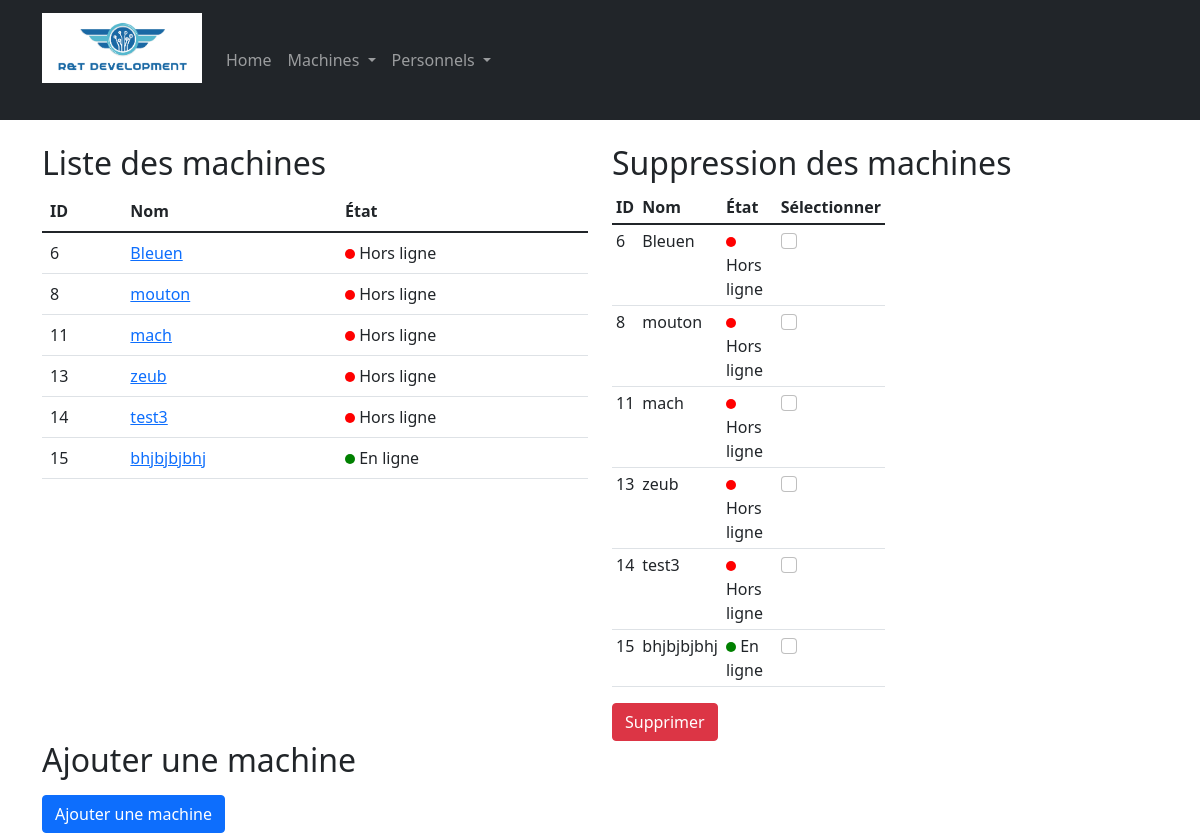
/computerApp/machines/, run on an earlier commit of the app's database.
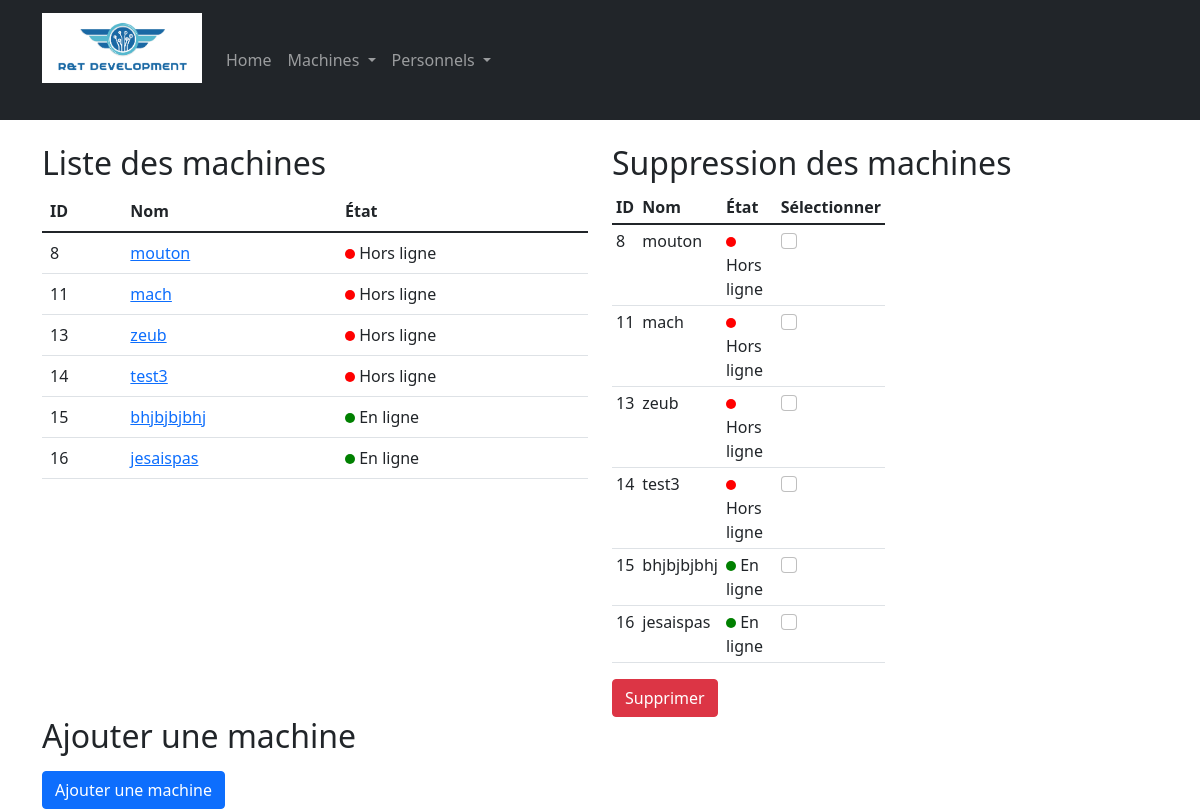
And on a later commit of the database.
### computerApp/models.py (models this page shows, shortened)
class Machine(models.Model):
    id = models.AutoField(primary_key=True, editable=False)
    nom = models.CharField(max_length=20)
    etat = models.BooleanField(default=False)
    maintenanceDate = models.DateField(default = timezone.now())
    mach = models.CharField(max_length=32, choices=choices.TYPE, default='PC')
    ip = models.GenericIPAddressField(default='0.0.0.0')
    appart = models.ForeignKey('Personnel', on_delete=models.SET_NULL, null=True, blank=False)

### computerApp/views.py (the view)
# urls.py: path('machines/', views.machine_list_view, name='machines'),
def machine_list_view(request):
    machines = Machine.objects.all()
    context = {'machines': machines}
    return render(request, 'computerApp/machines_list.html', context)

### computerApp/templates/computerApp/machines_list.html (shortened to what this page needs)
{% extends "index.html" %}
{% block content %}
    <div class="container mt-4">
        <div class="row">
          <div class="col-6">
            <h2>Liste des machines</h2>
            {% if machines %}
            <table class="table">
                <thead>
                    <tr>
                        <th>ID</th>
                        <th>Nom</th>
                        <th>État</th>
                    </tr>
                </thead>
                <tbody>
                    {% for machine in machines %}
                    <tr>
                        <td>{{ machine.id }}</td>
                        <td>
                            <a href="{% url 'machine-detail' machine.id %}">
                                {{ machine.nom }}
                            </a>
                        </td>
                        <td>
                            {% if machine.etat == True %}
                                <span class="online"></span> En ligne
                            {% else %}
                                <span class="offline"></span> Hors ligne
                            {% endif %}
                        </td>
                    </tr>
                    {% endfor %}
                </tbody>
            </table>
            {% else %}
            <p>Il n'y a pas de machines.</p>
            {% endif %}
          </div>
          <div class="col-6">
            <h2>Suppression des machines</h2>
            <form method="post" action="{% url 'delete-machines' %}">
                <table class="table table-sm custom-table">
                    <thead>
                        <tr>
                            <th>ID</th>
                            <th>Nom</th>
                            <th>État</th>
                            <th>Sélectionner</th>
                        </tr>
                    </thead>
                    <tbody>
                        {% for machine in machines %}
                        <tr>
                            <td>{{ machine.id }}</td>
                            <td>{{ machine.nom }}</td>
                            <td>
                                {% if machine.etat == True %}
                                    <span class="online"></span> En ligne
                                {% else %}
                                    <span class="offline"></span> Hors ligne
                                {% endif %}
                            </td>
                            <td>
                                <div class="form-check">
                                    <input class="form-check-input" type="checkbox" name="machines" value="{{ machine.id }}">
                                </div>
                            </td>
                        </tr>
                        {% endfor %}
                    </tbody>
                </table>
                <button class="btn btn-danger" type="submit">Supprimer</button>
            </form>
          </div>
        </div>
        <h2>Ajouter une machine</h2>
        <form method="post" action="{% url 'add-machines' %}">
            <button class="btn btn-primary" type="submit">Ajouter une machine</button>
        </form>
    </div>
{% endblock %}

### computerApp/templates/index.html (shortened to what this page needs)
<!DOCTYPE html>
<html lang="fr">
<head>
    <link rel="stylesheet" href="https://cdnjs.cloudflare.com/ajax/libs/twitter-bootstrap/5.1.3/css/bootstrap.min.css">
    {% load static %}
    <link rel="stylesheet" href="{% static 'css/styles.css' %}">
</head>
<body>
    {% block menu %}
    <nav class="navbar navbar-expand-lg navbar-dark bg-dark">
        <div class="container">
            <a class="navbar-brand" href="#">
                <img src="{% static 'computerApp/images/rtdev.png' %}" alt="logo" class="img-fluid mx-auto d-block mb-4" style="max-width: 160px;">
            </a>
            <div class="collapse navbar-collapse" id="navbarNav">
                <ul class="navbar-nav">
                    <li class="nav-item">
                        <a class="nav-link" href="{% url 'index' %}">Home</a>
                    </li>
                    <li class="nav-item dropdown">
                        <a class="nav-link dropdown-toggle" href="#" id="machinesDropdown" role="button" data-bs-toggle="dropdown" aria-expanded="false">
                            Machines
                        </a>
                    </li>
                    <li class="nav-item dropdown">
                        <a class="nav-link dropdown-toggle" href="#" id="personnelsDropdown" role="button" data-bs-toggle="dropdown" aria-expanded="false">
                            Personnels
                        </a>
                    </li>
                </ul>
            </div>
        </div>
    </nav>
    {% endblock %}
    {% block content %}{% endblock %}
</body>
</html>

### computerApp/static/css/styles.css (style rules this page uses)
.online { display: inline-block; width: 10px; height: 10px; border-radius: 50%; background-color: green; }
.offline { display: inline-block; width: 10px; height: 10px; border-radius: 50%; background-color: red; }
.custom-table { width: 50%; margin-right: 20px; }

What changed in the data, as far as the page shows it:
removed Machine: id "6", nom "Bleuen", etat False (drawn)
added Machine: id "16", nom "jesaispas", etat True (drawn)
